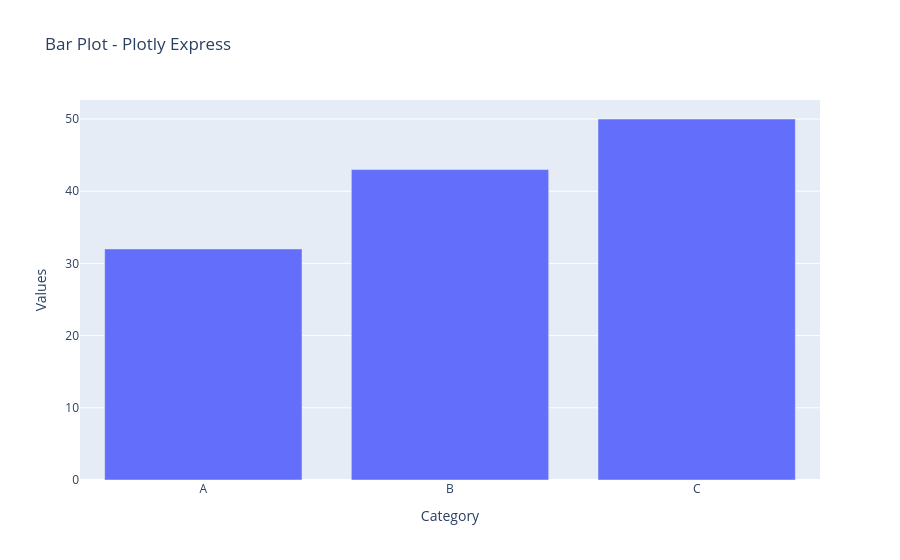

The notebook cell this image was saved under:
### Code cell
# Barras simples
fig = px.bar(df2, x='Category', y='Values', title='Bar Plot - Plotly Express')
fig.show()

### Figure 1 — Plotly figure (JSON) as saved in the notebook; plotly's stock layout.template omitted (floating-point values rounded to 4 significant figures)
{"data": [{"hovertemplate": "Category=%{x}<br>Values=%{y}<extra></extra>", "legendgroup": "", "marker": {"color": "#636efa", "pattern": {"shape": ""}}, "name": "", "orientation": "v", "showlegend": false, "textposition": "auto", "type": "bar", "x": ["A", "B", "C"], "xaxis": "x", "y": [32, 43, 50], "yaxis": "y"}], "layout": {"barmode": "relative", "legend": {"tracegroupgap": 0}, "title": {"text": "Bar Plot - Plotly Express"}, "xaxis": {"anchor": "y", "domain": [0, 1], "title": {"text": "Category"}}, "yaxis": {"anchor": "x", "domain": [0, 1], "title": {"text": "Values"}}}}
